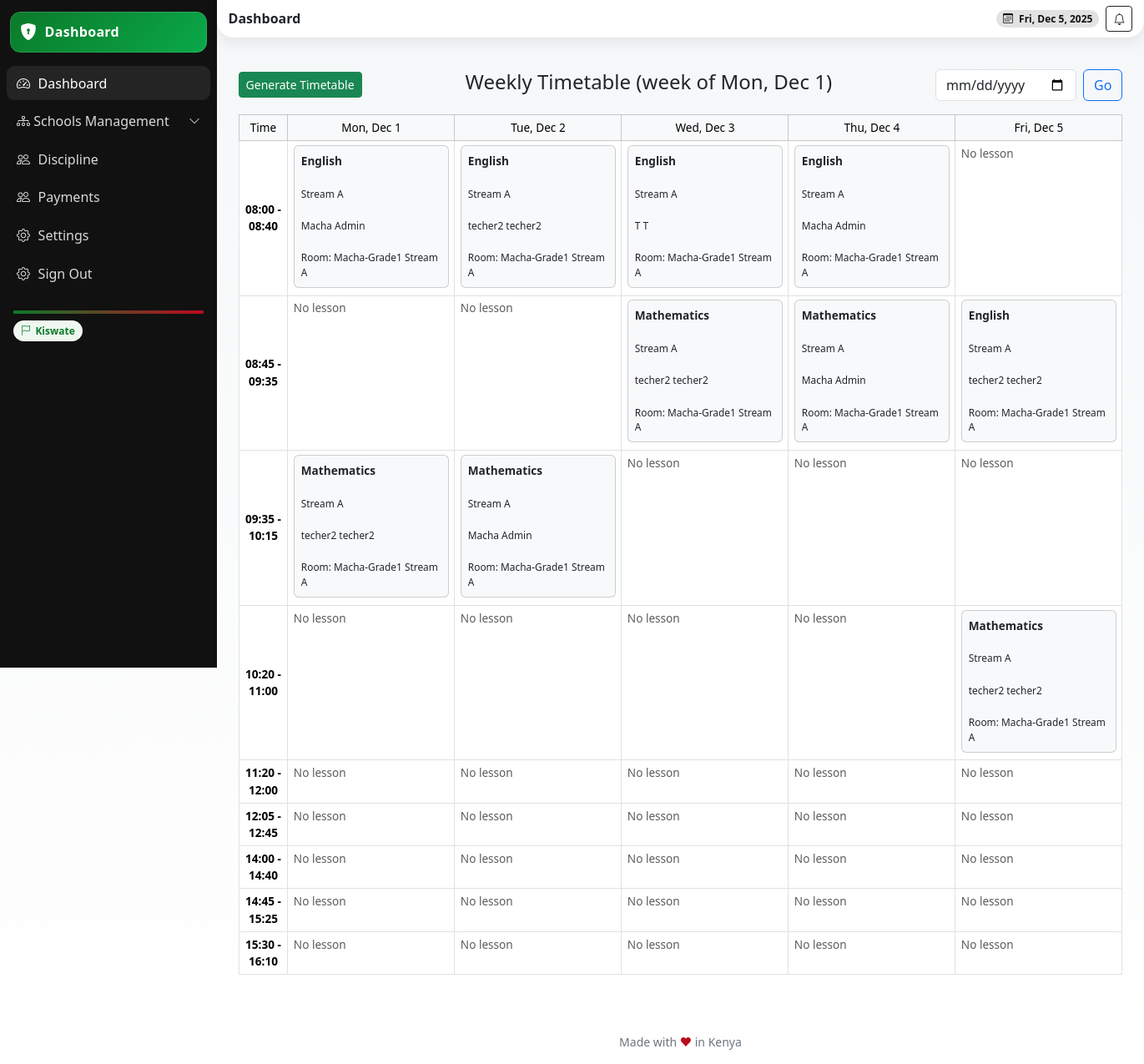
Before: /timetable/week/ (signed in) with the older database file.
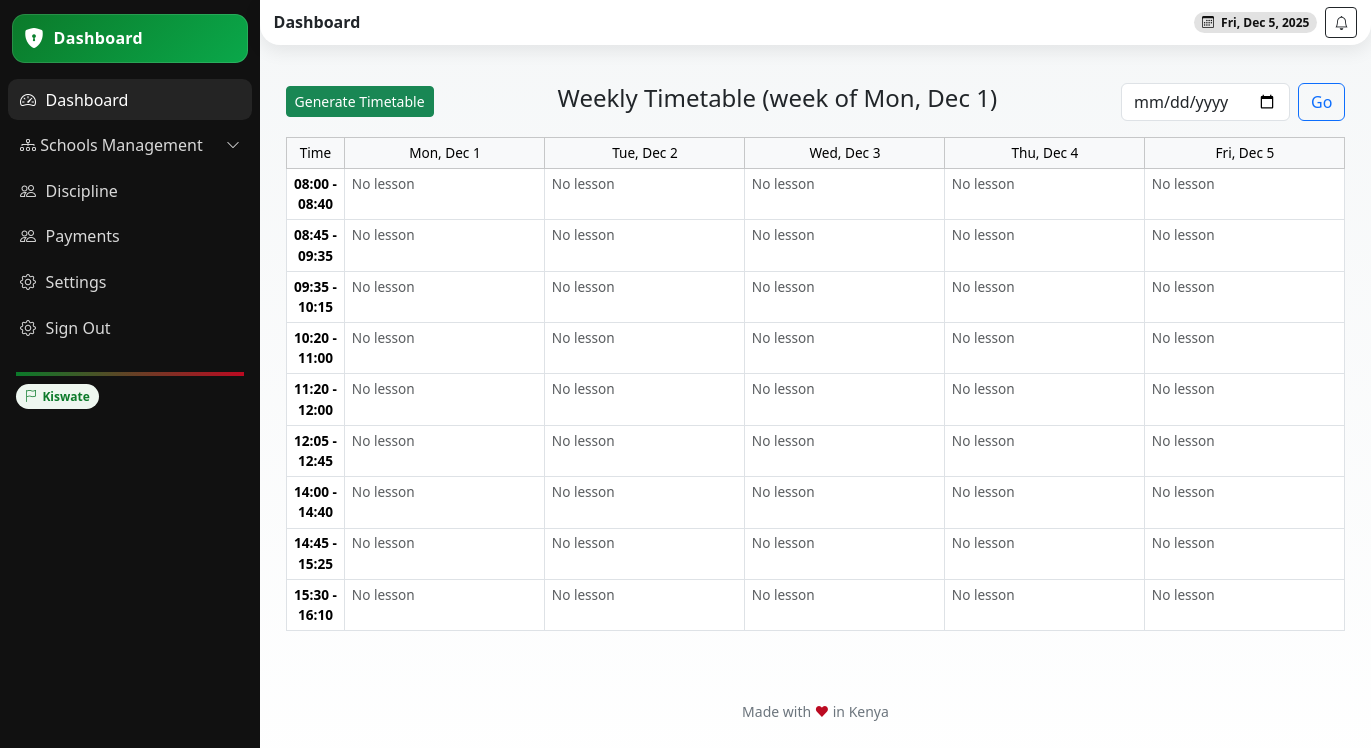
After: the same page with the newer database file.
### school/models.py (models this page shows, shortened)
class TimeSlot(models.Model):
    start_time = models.TimeField()
    end_time = models.TimeField()
    description = models.CharField(max_length=100, blank=True)
    school = models.ForeignKey('School', on_delete=models.CASCADE, related_name='time_slots')
    created_at = models.DateTimeField(auto_now_add=True)
    created_by = models.ForeignKey('StaffProfile', on_delete=models.SET_NULL, null=True, related_name='created_time_slots')
    updated_at = models.DateTimeField(auto_now=True)
    updated_by = models.ForeignKey('StaffProfile', on_delete=models.SET_NULL, null=True, related_name='updated_time_slots')
    class Meta:
        unique_together = ['school', 'start_time', 'end_time']
        ordering = ['start_time']
    def __str__(self):
        return f"{self.start_time.strftime('%H:%M')} - {self.end_time.strftime('%H:%M')} ({self.description})"

class Lesson(models.Model):
    timetable = models.ForeignKey(Timetable, on_delete=models.CASCADE, related_name='lessons', blank=True, null=True)
    subject = models.ForeignKey(Subject, on_delete=models.CASCADE, related_name='lessons', blank=True, null=True)
    stream = models.ForeignKey('Streams', on_delete=models.CASCADE, related_name='lessons', blank=True, null=True)
    teacher = models.ForeignKey('StaffProfile', on_delete=models.CASCADE, related_name='lessons_taught')
    day_of_week = models.CharField(max_length=10, choices=WEEKDAY_CHOICES, blank=True, null=True)
    time_slot = models.ForeignKey(TimeSlot, on_delete=models.CASCADE, related_name='lessons', blank=True, null=True)
    room = models.CharField(max_length=50, blank=True)
    is_canceled = models.BooleanField(default=False)
    lesson_date = models.DateField(blank=True, null=True)  # For one-off changes
    notes = models.TextField(blank=True)
    class Meta:
        ordering = ['day_of_week','lesson_date', 'time_slot__start_time']
        unique_together = ['timetable', 'subject', 'day_of_week', 'time_slot', 'stream']
    def __str__(self):
        if self.time_slot:
            return f"{self.subject.name} - {self.stream} - {self.day_of_week} {self.time_slot.start_time}-{self.time_slot.end_time}"
        return f"{self.subject.name} - {self.stream} - {self.day_of_week}"

class Subject(models.Model):
    name = models.CharField(max_length=255)
    description = models.TextField(blank=True)
    code = models.CharField(max_length=100, blank=True)
    school = models.ForeignKey(School, on_delete=models.CASCADE)
    grade = models.ForeignKey(Grade, on_delete=models.CASCADE, related_name='subjects')
    start_date = models.DateField()
    end_date = models.DateField(blank=True, null=True)
    sessions_per_week = models.PositiveIntegerField(default=2)
    is_active = models.BooleanField(default=True)

class Streams(models.Model):
    name = models.CharField(max_length=50)
    grade = models.ForeignKey(Grade, on_delete=models.CASCADE, related_name='streams')
    school = models.ForeignKey(School, on_delete=models.CASCADE, related_name='streams')
    capacity = models.PositiveIntegerField(default=30)
    is_active = models.BooleanField(default=True)
    class Meta:
        unique_together = ['grade', 'name', 'school']
    def __str__(self):
        return f"{self.name} - {self.grade.name} - {self.school.name}"

class StaffProfile(models.Model):
    user = models.OneToOneField(User, on_delete=models.CASCADE)
    staff_id = models.CharField(max_length=50, unique=True, db_index=True)
    date_of_birth = models.DateField(blank=True, null=True)
    gender = models.CharField(max_length=10, choices=GENDER_CHOICES, blank=True)
    employment_date = models.DateField(blank=True, null=True)
    position = models.CharField(max_length=100, choices=POSITION_CHOICES)
    tsc_number = models.CharField(max_length=50, unique=True, blank=True, null=True)
    qualification = models.TextField(blank=True, null=True)
    subjects = models.ManyToManyField(Subject, related_name='teachers_subjects')  # Changed(max_length=255, blank=True, null=True)
    bio = models.TextField(blank=True, null=True)
    profile_picture = models.ImageField(upload_to='teachers/', blank=True, null=True)
    school = models.ForeignKey(School, on_delete=models.CASCADE)
    department = models.CharField(max_length=50, blank=True)  # e.g., 'Dining Hall', 'School Gate'
    roles = models.ManyToManyField(Role, blank=True, related_name='staff_members')

### userauths/models.py (models this page shows, shortened)
class User(AbstractUser):
    COUNTRY_CURRENCY_MAP = {
        'KENYA': 'KES',
        'UGANDA': 'UGX',
    }
    username = None  # Disable username field
    phone_number = models.CharField(max_length=15, unique=True)
    country = models.CharField(max_length=15,blank=True, null=True)
    email = models.EmailField(unique=True)
    first_name = models.CharField(max_length=50)
    last_name = models.CharField(max_length=50)
    is_staff = models.BooleanField(default=False)
    is_superuser = models.BooleanField(default=False)
    is_admin = models.BooleanField(default=False)
    school_staff = models.BooleanField(default=False)
    is_student = models.BooleanField(default=False)
    is_teacher = models.BooleanField(default=False)
    is_parent = models.BooleanField(default=False)
    is_active = models.BooleanField(default=True)
    is_verified = models.BooleanField(default=False)
    created_at = models.DateTimeField(auto_now_add=True)
    updated_at = models.DateTimeField(auto_now=True)
    objects = CustomUserManager()
    USERNAME_FIELD = 'email'  # Use email as the username field
    REQUIRED_FIELDS = ['first_name', 'last_name', 'phone_number']  # Required fields for createsuperuser
    class Meta:
        ordering = ['-created_at']

### school/views.py (the view)
# urls.py: path('timetable/week/', views.view_timetable_week, name='timetable_week'),
@login_required
def view_timetable_week(request):
    user = request.user
    school_id = user.school_admin_profile.id
    date_str = request.GET.get('date')
    try:
        focus_date = date.fromisoformat(date_str) if date_str else timezone.localdate()
    except ValueError:
        focus_date = timezone.localdate()
    monday = focus_date - timedelta(days=focus_date.weekday())
    week_days = [monday + timedelta(days=i) for i in range(5)]
    WEEKDAY_MAP = {0:'monday',1:'tuesday',2:'wednesday',3:'thursday',4:'friday',5:'saturday',6:'sunday'}
    lessons_qs = Lesson.objects.select_related('timetable','subject','teacher','stream','time_slot')
    if is_school_admin(user):
        if school_id:
            lessons_qs = lessons_qs.filter(timetable__school_id=school_id)
    elif hasattr(user,'staffprofile'):
        lessons_qs = lessons_qs.filter(teacher=user.staffprofile)
    elif hasattr(user,'student'):
        lessons_qs = lessons_qs.filter(stream=user.student.stream)
    elif hasattr(user,'parent'):
        child_stream_ids = user.parent.children.values_list('stream_id', flat=True)
        lessons_qs = lessons_qs.filter(stream_id__in=child_stream_ids)
    else:
        lessons_qs = lessons_qs.none()
    if school_id:
        school = get_object_or_404(School, id=school_id)
        print(f"school: {school.name}")
        time_slots = TimeSlot.objects.filter(school=school).order_by('start_time')
    else:
        time_slots = TimeSlot.objects.none()
    table_data = {}
    for d in week_days:
        weekday_str = WEEKDAY_MAP[d.weekday()]
        table_data[d] = {}
        for slot in time_slots:
            lessons_on_date = lessons_qs.filter(time_slot=slot, lesson_date=d)
            print("lesson",lessons_on_date)
            lessons_recurring = lessons_qs.filter(time_slot=slot, day_of_week=weekday_str, lesson_date__isnull=True)
            table_data[d][slot] = lessons_on_date | lessons_recurring
    context = {
        'week_days': week_days,
        'time_slots': time_slots,
        'table_data': table_data,
        'focus_date': focus_date,
    }
    print(context)
    return render(request, 'school/timetable_week.html', context)

### school/templatetags/dict_extras.py (called while the page is built)
@register.filter
def get_item(dictionary, key):
    return dictionary.get(key)

### school/views.py (called while the page is built)
def is_school_admin(user):
    return user.is_active and (user.is_superuser or getattr(user, 'is_admin', False))

### templates/school/timetable_week.html
{% extends 'school/base.html' %}
{% load dict_extras %}
{% block content %}
<div class="container py-4">
  <div class="d-flex justify-content-between align-items-center mb-3">
    <a href="{% url 'school:generate_timetable' %}" class="btn btn-success btn-sm">Generate Timetable</a>
    <h4>Weekly Timetable (week of {{ week_days.0|date:"D, M j" }})</h4>
    <form class="d-flex" method="get">
      <input type="date" name="date" value="{{ focus_date }}" class="form-control me-2">
      <button class="btn btn-outline-primary">Go</button>
    </form>
  </div>
  <div class="table-responsive">
    <table class="table table-bordered align-top">
      <thead class="table-light text-center">
        <tr>
          <th style="width:140px;">Time</th>
          {% for d in week_days %}
            <th>{{ d|date:"D, M j" }}</th>
          {% endfor %}
        </tr>
      </thead>
      <tbody>
        {% for slot in time_slots %}
        <tr>
          <td class="fw-bold text-center">{{ slot.start_time|time:"H:i" }} - {{ slot.end_time|time:"H:i" }}</td>
          {% for d in week_days %}
          <td style="min-width:200px; vertical-align: top;">
{% for lesson in table_data|get_item:d|get_item:slot %}
              <div class="card mb-1 p-2 bg-light">
                <strong>{{ lesson.subject.name }}</strong><br>
                <small>{{ lesson.stream.name }}</small><br>
                <small>{{ lesson.teacher.user.get_full_name }}</small><br>
                <small>Room: {{ lesson.room }}</small>
              </div>
            {% empty %}
              <span class="text-muted">No lesson</span>
            {% endfor %}
          </td>
          {% endfor %}
        </tr>
        {% endfor %}
      </tbody>
    </table>
  </div>
</div>
{% endblock %}

### templates/school/base.html (shortened to what this page needs)
{% load static %}
{% load tz %}
{% load widget_tweaks %}
{% load dict_extras %}
<!DOCTYPE html>
<html lang="en">
<head>
  <link href="https://cdn.jsdelivr.net/npm/bootstrap@5.3.3/dist/css/bootstrap.min.css" rel="stylesheet" />
  <link href="https://cdn.jsdelivr.net/npm/bootstrap-icons@1.11.3/font/bootstrap-icons.css" rel="stylesheet" />
  <link href="https://cdn.jsdelivr.net/npm/aos@2.3.4/dist/aos.css" rel="stylesheet" />
</head>
<body>
  <div class="app">
    <aside class="sidebar" id="sidebar">
      <div class="brand" data-aos="fade-right">
        <i class="bi bi-shield-lock-fill"></i>
         <span>{% if request.user.is_superuser %}Admin Dashboard{% elif request.user.is_teacher %} Teacher Dashboard
          {% elif request.user.is_parent %} Parent Dashboard{% elif request.user.is_student %} Student Dashboard{% elif request.user.is_school_staff %} Staff Dashboard {% else %} Dashboard {% endif %}</span></a>
      </div>
      <nav class="d-flex flex-column gap-1">
      <a class="side-link active" href="{% url 'school:dashboard' %}">
        <i class="bi bi-speedometer2"></i> Dashboard
      </a>
      <a class="side-link d-flex justify-content-between align-items-center"
        data-bs-toggle="collapse" href="#agencyMenu" role="button" aria-expanded="false" aria-controls="agencyMenu">
        <span><i class="bi bi-diagram-3"></i> Schools Management</span>
        <i class="bi bi-chevron-down small"></i>
      </a>
      <a class="side-link" href="{% url 'school:school-discipline' %}"><i class="bi bi-people"></i> Discipline</a>
      <a class="side-link" href=""><i class="bi bi-people"></i> Payments</a>
      <a class="side-link" href="{% url 'school:school-settings' %}"><i class="bi bi-gear"></i> Settings</a>
      <a class="side-link" href="{% url 'userauths:sign-out' %}">
        <i class="bi bi-gear"></i> Sign Out
      </a>
    </nav>
      <div class="mt-3 p-2 small text-secondary">
        <div class="k-accent mb-2"></div>
        <div><span class="k-pill"><i class="bi bi-flag"></i> Kiswate</span></div>
      </div>
    </aside>
    <main class="main">
      <header class="header d-flex align-items-center justify-content-between">
        <div class="d-flex align-items-center gap-2">
          <h6 class="m-0 fw-bold">Dashboard</h6>
        </div>
        <div class="d-flex align-items-center gap-2">
          <span class="badge badge-dark rounded-pill px-2 py-1"><i class="bi bi-calendar3 me-1"></i> <span id="today"></span></span>
          <button class="btn btn-sm btn-outline-dark"><i class="bi bi-bell"></i></button>
        </div>
      </header>
      <section class="content container-fluid" style="min-height: 600px;">
        {% block content %} {% endblock %}
      </section>
      <div class="text-center small text-secondary my-3">Made with <span style="color:var(--kenya-red)">❤</span> in Kenya</div>
    </main>
  </div>
</body>
</html>

### templates/school/base.html (style rules this page uses)
:root { --kenya-green: #0b7a2a; --kenya-red: #bb0a21; --kenya-black: #111111; --kenya-white: #ffffff; --kenya-grey: #f5f7f8; --radius-xl: 1.25rem; --shadow-soft: 0 6px 18px rgba(0,0,0,.08); --space-compact: .5rem; }
html, body { height: 100%; }
body { background: linear-gradient(180deg, var(--kenya-grey), #fff); }
.app { display: grid; grid-template-columns: 260px 1fr; min-height: 100vh; }
.sidebar { background: var(--kenya-black); color: var(--kenya-white); position: sticky; top: 0; height: 100vh; padding: var(--space-compact); }
.brand { display: flex; align-items: center; gap: .6rem; padding: .6rem .75rem; border-radius: .8rem; background: linear-gradient(135deg, var(--kenya-green), #0aa84a); box-shadow: inset 0 0 0 1px rgba(255,255,255,.12); margin: .35rem .25rem 1rem; }
.brand i { font-size: 1.25rem; color: var(--kenya-white); }
.brand span { font-weight: 700; letter-spacing: .3px; }
.side-link { color: #d9d9d9; text-decoration: none; display: flex; align-items: center; gap: .6rem; padding: .55rem .75rem; border-radius: .6rem; }
.side-link:hover, .side-link.active { background: rgba(255,255,255,.08); color: #fff; }
.header { background: #fff; box-shadow: var(--shadow-soft); border-radius: 0 0 var(--radius-xl) var(--radius-xl); padding: .45rem .85rem; position: sticky; top: 0; z-index: 10; }
.content { padding: .85rem; }
.k-pill { display: inline-flex; align-items: center; gap: .35rem; border-radius: 999px; padding: .2rem .55rem; font-size: .75rem; background: #eef7f0; color: var(--kenya-green); font-weight: 600; }
.k-accent { height: 4px; background: linear-gradient(90deg, var(--kenya-green), var(--kenya-red)); }
.badge-dark { background: rgba(17,17,17,.12); color: var(--kenya-black); }
.table { font-size: 0.85rem; }
.table td, .table th { padding: 0.3rem 0.4rem; vertical-align: middle; }
.table thead th { font-weight: 500; background-color: #f8f9fa; }

Changed rows visible on the page:
removed Lesson: subject.name "English", stream.name "Stream A", teacher.user.get_full_name "Macha Admin", room "Macha-Grade1 Stream A", shown under TimeSlot (number 1 of 9 on the later page)
removed Lesson: subject.name "English", stream.name "Stream A", teacher.user.get_full_name "techer2 techer2", room "Macha-Grade1 Stream A", shown under TimeSlot (number 1 of 9 on the later page)
removed Lesson: subject.name "English", stream.name "Stream A", teacher.user.get_full_name "T T", room "Macha-Grade1 Stream A", shown under TimeSlot (number 1 of 9 on the later page)
removed Lesson: subject.name "English", stream.name "Stream A", teacher.user.get_full_name "Macha Admin", room "Macha-Grade1 Stream A", shown under TimeSlot (number 1 of 9 on the later page)
removed Lesson: subject.name "Mathematics", stream.name "Stream A", teacher.user.get_full_name "techer2 techer2", room "Macha-Grade1 Stream A", shown under TimeSlot (number 2 of 9 on the later page)
removed Lesson: subject.name "Mathematics", stream.name "Stream A", teacher.user.get_full_name "Macha Admin", room "Macha-Grade1 Stream A", shown under TimeSlot (number 2 of 9 on the later page)
removed Lesson: subject.name "English", stream.name "Stream A", teacher.user.get_full_name "techer2 techer2", room "Macha-Grade1 Stream A", shown under TimeSlot (number 2 of 9 on the later page)
removed Lesson: subject.name "Mathematics", stream.name "Stream A", teacher.user.get_full_name "techer2 techer2", room "Macha-Grade1 Stream A", shown under TimeSlot (number 3 of 9 on the later page)
removed Lesson: subject.name "Mathematics", stream.name "Stream A", teacher.user.get_full_name "Macha Admin", room "Macha-Grade1 Stream A", shown under TimeSlot (number 3 of 9 on the later page)
removed Lesson: subject.name "Mathematics", stream.name "Stream A", teacher.user.get_full_name "techer2 techer2", room "Macha-Grade1 Stream A", shown under TimeSlot (number 4 of 9 on the later page)
Other visible differences:
new list line: "No lesson"
